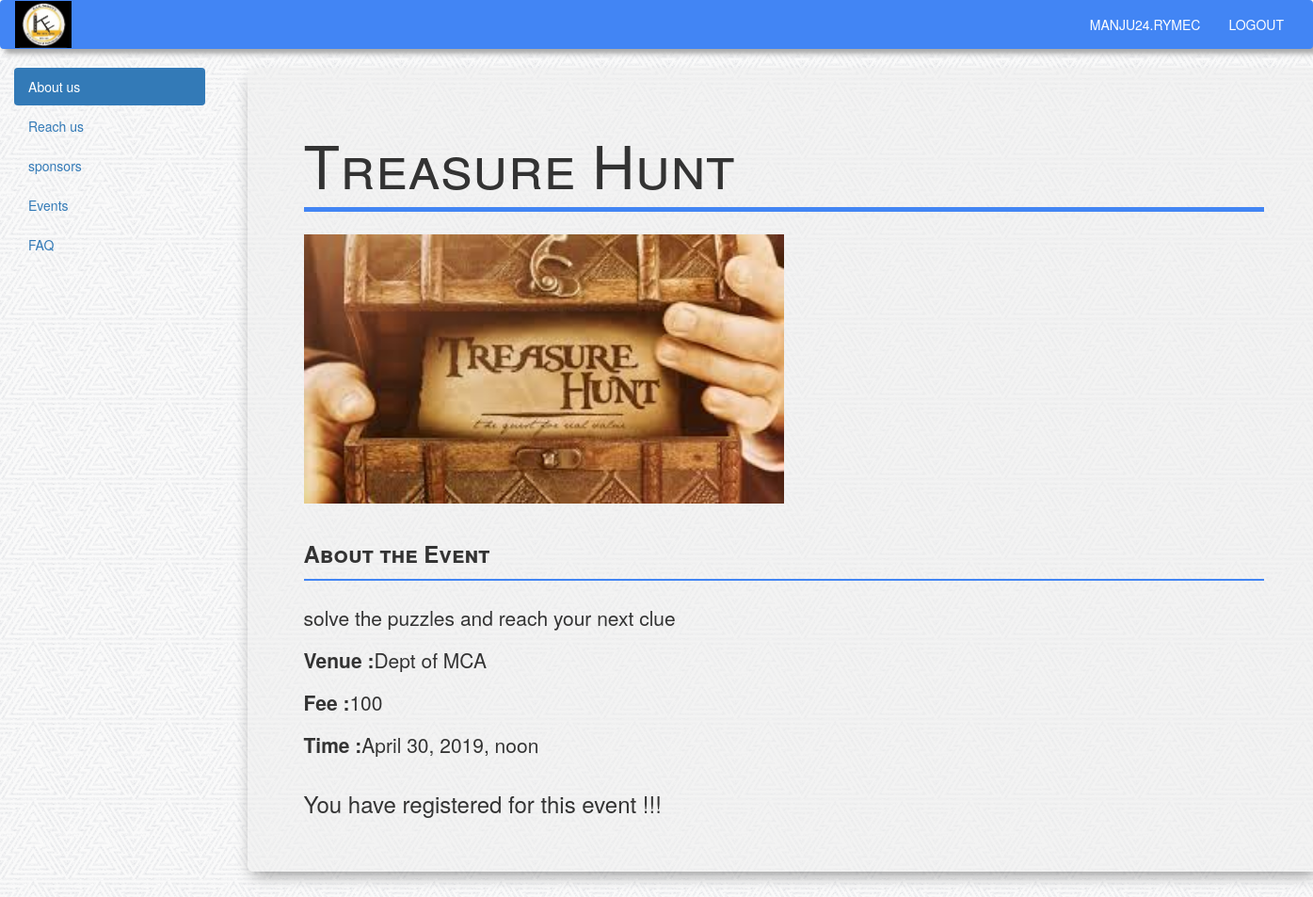
Page /events/treasurehunt/ (signed in) on the committed database.
### festflow/models.py (models this page shows, shortened)
class Event(models.Model):
    identifier = models.CharField(max_length=50, unique=True,
                                  validators=[lowercaseAlphabet])
    name = models.CharField(max_length=255)
    description = models.TextField()
    logo = models.ImageField(upload_to='event_images/',
                             blank=True, null=True)
    problem_statement_file = models.FileField(upload_to='problem_statements/',
                                              blank=True, null=True)
    fee = models.IntegerField(max_length=3,default=100)
    venue = models.CharField(max_length=255)
    venue_lat = models.DecimalField(max_digits=9, decimal_places=8,
                                    blank=True, null=True)
    venue_lon = models.DecimalField(max_digits=9, decimal_places=8,
                                    blank=True, null=True)
    date_time = models.DateTimeField()

### festflow/views.py (the view)
def event_view(request, event_identifier):
    context = {}
    try:
        event = Event.objects.get(identifier=event_identifier)
    except ObjectDoesNotExist:
        raise Http404
    if request.user.is_authenticated:
        user_profile = Profile.objects.get(user=request.user)
        context['user_profile'] = user_profile
    context['event'] = event
    return render(request, 'festflow/event_view.html', context)

### festflow/templates/festflow/event_view.html (shortened to what this page needs)
{% extends "festflow/base.html" %}
{% load static %}
{% block extra_head %}
<link rel="stylesheet" type="text/css" href='{% static "css/other.css" %}'/>
{% endblock %}
{% block body_contents %}
<div class="container">
    <div class="jumbotron">
        <h1 id='link'>{{ event.name }}</h1>
        <div class="dash"></div>
        <br />
        <br />
        {% if event.logo %}
        <img src="{{ event.logo.url }}" alt= "{{ event.name }}" width='50%' class='img-responsive' />
        <br />
        {% endif %}
        <h3 id='link'><strong>About the Event</strong></h3>
        <div class="subdash"></div>
        <br />
        <br />
        <p>{{ event.description|safe }}</p>
        <div class='sub-heading'>
            <p><strong>Venue : </strong></p>
            <p> {{ event.venue }}</p>
        </div>
        <div class='sub-heading'>
            <p><strong>Fee : </strong></p>
            <p> {{ event.fee }}</p>
        </div>
        <div class='sub-heading'>
            <p><strong>Time : </strong></p>
            <p> {{ event.date_time }}</p>
        </div>
        {% if event in user_profile.registered_events.all %}
        <h3>You have registered for this event !!!</h3>
        {% else %}
        <a id='register' href="/register_event/{{ event.identifier }}" class="btn" role="button">REGISTER</a>
        {% endif %}
    </div>
</div>
{% endblock %}

### festflow/templates/festflow/base.html (shortened to what this page needs)
<!DOCTYPE html>
{% load static %}
{% load navbar %}
<html>
<head>
    <link rel="stylesheet" type="text/css" href='{% static "css/bootstrap.min.css" %}'/>
    <link rel="stylesheet" type="text/css" href='{% static "css/main.css" %}'/>
    {% block extra_head %}
    {% endblock %}
</head>
<body>
<nav class="navbar">
  <div class="container-fluid">
    <div class="navbar-header">
      <div class="logo">
        <a href="/">
          <img src="{% static "images/logo.png" %}" alt="Logo Brand" height='50px'>
        </a>
      </div>
    </div>
    <div class="collapse navbar-collapse" id="myNavbar">
      <ul class="nav navbar-nav navbar-right">
        {% if user.is_authenticated %}
        <li><a href="/login">{{ user.username }}</a></li>
        <li><a href="/logout">Logout</a></li>
        {% else %}
        <li><a href="/login">User</a></li>
        {% endif %}
      </ul>
    </div>
  </div>
</nav>
         <div class="container-fluid">
          <div class="row content">
            <div class="col-sm-2 sidenav hidden-xs">
              <ul class="nav nav-pills nav-stacked">
                <li class="active"><a href="/about">About us</a></li>
                <li><a href="/reachus">Reach us</a></li>
                <li><a href="/sponsors">sponsors</a></li>
                <li><a href="/events">Events</a></li>
                <li><a href="/faq">FAQ</a></li>
              </ul><br>
            </div>
    <div class="col-sm-9" >
        {% block body_contents %}
        {% endblock %}
    </div>
          </div>
        </div>
</body>
</html>

### festflow/static/css/main.css (style rules this page uses)
body { background: url('../images/bg.png'); overflow-x: hidden; }
.navbar { background-color: #4285f4; text-decoration: none; -webkit-box-shadow: 5px 5px 5px #aaa; -moz-box-shadow: 5px 5px 5px #aaa; box-shadow: 5px 5px 5px #aaa; z-index:999; width: 100%; }
.navbar a { color: #FFFFFF; text-transform: uppercase; font-weight: 500; }
.logo { margin: auto ; }

### festflow/static/css/other.css (style rules this page uses)
div.jumbotron { z-index: 2; box-shadow: 0 8px 16px -6px #888; background-color: rgba(238,238,238, 0.6); }
.dash { display: inline-block; width: 100%; background-color: #4285f4; height: 5px; }
.subdash { display: inline-block; width: 100%; background-color: #4285f4; height: 2.5px; }
h1#link { font-variant: small-caps; margin-bottom: 0; }
h3#link { font-variant: small-caps; margin-bottom: 0; }
div.sub-heading { display: flex; }

### rows in the picture
Event: name "Treasure Hunt", logo (picture), description "solve the puzzles and reach your next clue", venue "Dept of MCA", fee "100", date_time "April 30, 2019, noon"

### other values in the picture
{{ user.username }} "MANJU24.RYMEC"
